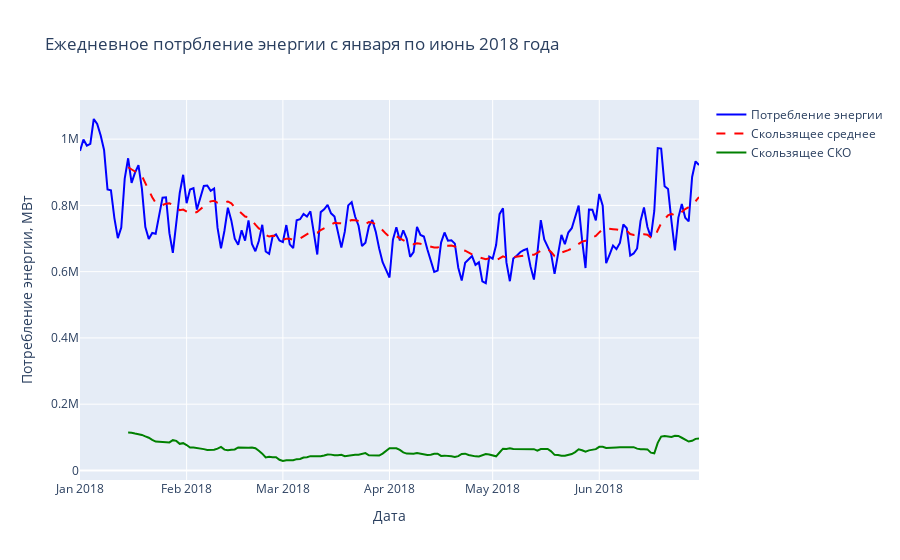

Source (notebook cell):
### Code cell
fig = go.Figure()

fig.add_trace(go.Scatter(y = data['PJME_MW'],
                    x = data.index,
                    line = dict(color = 'blue', width = 2),
                    name = 'Потребление энергии'))

fig.add_trace(go.Scatter(y = data['mean'],
                    x = data.index,
                    line=dict(color='red', width=2,dash='dash'),
                    name = 'Скользящее среднее'))

fig.add_trace(go.Scatter(y=data['std'],
                    x=data.index,
                    line = dict(color = 'green', width = 2),
                    name='Скользящее СКО'))

fig.update_layout(title='Ежедневное потрбление энергии с января по июнь 2018 года',
                    xaxis_title='Дата',
                    yaxis_title='Потребление энергии, МВт')
fig.show()

### Figure 1 — Plotly figure (JSON) as saved in the notebook; plotly's stock layout.template omitted (floating-point values rounded to 4 significant figures; data arrays with more than 128 entries replaced by an {"elided": "..."} marker saying what was removed)
{"data": [{"line": {"color": "blue", "width": 2}, "name": "Потребление энергии", "type": "scatter", "x": {"elided": "181 str values"}, "y": {"elided": "181 int values"}}, {"line": {"color": "red", "dash": "dash", "width": 2}, "name": "Скользящее среднее", "type": "scatter", "x": {"elided": "181 str values"}, "y": {"elided": "181 float values"}}, {"line": {"color": "green", "width": 2}, "name": "Скользящее СКО", "type": "scatter", "x": {"elided": "181 str values"}, "y": {"elided": "181 float values"}}], "layout": {"title": {"text": "Ежедневное потрбление энергии с января по июнь 2018 года"}, "xaxis": {"title": {"text": "Дата"}}, "yaxis": {"title": {"text": "Потребление энергии, МВт"}}}}
